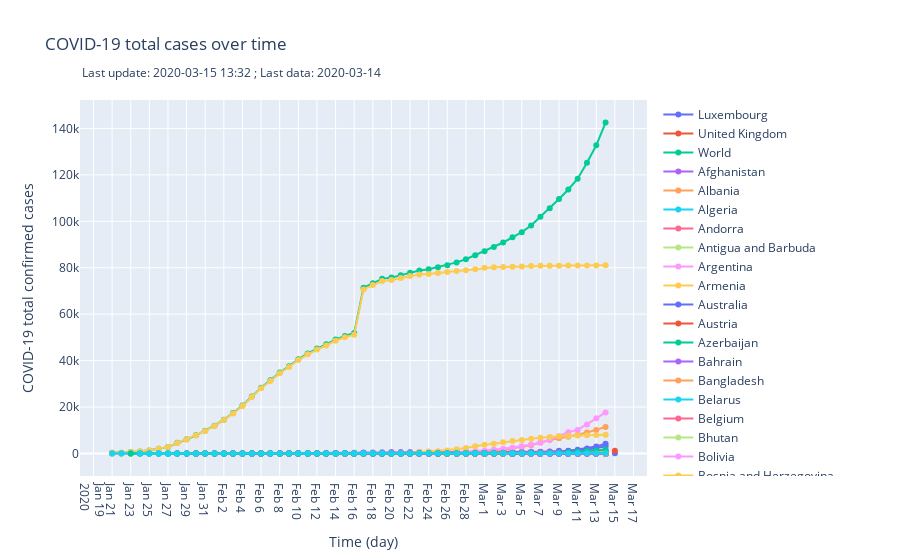

Notebook source saved alongside this figure:
### Markdown cell above
### Total cases (world)

### Code cell
fig = go.Figure()

last_d = len(df_confirmed)

for col in df_confirmed.columns[2:]:
    fig.add_trace(go.Scatter(x=df_confirmed['date'][-last_d:], y=df_confirmed[col][-last_d:],
                    mode='lines+markers',
                    name='{}'.format(col)))

fig.update_layout(
    title="COVID-19 total cases over time",
    xaxis_title="Time (day)",
    yaxis_title="COVID-19 total confirmed cases",
    annotations = [dict(xref='paper',
        yref='paper',
        x=0, y=1.1,
        showarrow=False,
        text ='Last update: {} ; Last data: {}'.format(today, df_confirmed['date'].values[-1]))]
)
fig.update_xaxes(nticks = last_d)
plotly.offline.plot(fig, filename = 'cases.html', auto_open=False)
#fig.write_image('cases.png')
#py.plot(fig, filename = 'cases', auto_open=False)
fig.show()
